Frame 1 (no input): blank canvas, image omitted
Frame 60 (no input): blank canvas, image omitted
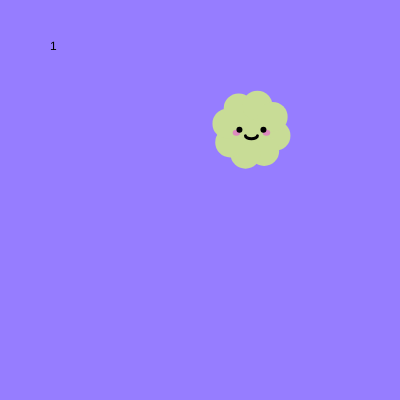
Frame 120 (the mouse pressed at the canvas centre since frame 60)

The p5.js sketch whose frames 1 and 60 were blank and that drew this single picture after the mouse press (run headless with seeded random() and noise() and a simulated clock; from frame 60 on, the mouse is pressed at the canvas centre):

// p5.js sketch
// ── sketch.js
let c = [];

function setup() {
  createCanvas(400, 400);
  // c = new Cloud(200, 200, 100)
}

function mousePressed() {
  c.push(new Cloud(mouseX, mouseY, 60))
}

function draw() {
  background(150,125,255);
  text(c.length, 50, 50);
  for (let i = 0; i < c.length; i++) {
    c[i].move();
    c[i].display();
  }
}

class Cloud {
  constructor(x, y, s) {
    this.x = x;
    this.y = y;
    this.s = s;
    this.speedX = random(-2, 2);
    this.speedY = random(-2, 2);
  }
  move() {
    this.x += this.speedX;
    this.y += this.speedY;
  }
  display() {
    push()
    translate(this.x, this.y)
    // rotate(frameCount * 0.05)
    noStroke()
    fill(200,220,150)
    circle(0, 0, this.s)
    
    for(let a = 0; a < 2*PI; a += PI/4 ){
      push();
      rotate(a);
      circle(this.s * 0.4, this.s * 0.1, this.s * 0.5);
      pop();
    }
    
    // blushes
    noStroke()
    fill(255,10,255,100)
    ellipse(0 - this.s/4,0 + this.s/20, this.s/8, this.s/10)
    ellipse(0 + this.s/4,0 + this.s/20, this.s/8, this.s/10)
    
    // eyes
    noStroke();
    fill(0);   
    circle(0 - this.s/5, 0, this.s/10);
    circle(0 + this.s/5, 0, this.s/10);

    stroke(0)
    noFill()
    strokeWeight(this.s/20)
    arc(0, 0 + this.s/10, this.s/5, this.s/10, 0, PI)
    pop()
    }
}

// let cloudX;
// let cloudY;

// function setup() {
//   createCanvas(400, 400);
//   cloudX = width/2;
//   cloudY = height/2;
// }

// function draw() {
//   background(150,125,255);
  
//   drawCloud(cloudX, cloudY, 100)

// }

// function drawCloud(x, y, s) {
//   push()
//   translate(x, y)
//   // rotate(frameCount * 0.05)
//   noStroke()
//   fill(200,220,150)
//   circle(0, 0, s)
  
//   for(let a = 0; a < 2*PI; a += PI/4 ){
//     push();
//     rotate(a);
//     circle(s * 0.4, s * 0.1, s * 0.5);
//     pop();
//   }
  
//   // blushes
//   noStroke()
//   fill(255,10,255,100)
//   ellipse(0 - s/4,0 + s/20,s/8,s/10)
//   ellipse(0 + s/4,0 + s/20,s/8,s/10)
  
//   // eyes
//   noStroke();
//   fill(0);   
//   circle(0 - s/5, 0, s/10);
//   circle(0 + s/5, 0, s/10);

//   stroke(0)
//   noFill()
//   strokeWeight(s/20)
//   arc(0, 0 + s/10, s/5, s/10, 0, PI)
//   pop()
// }
